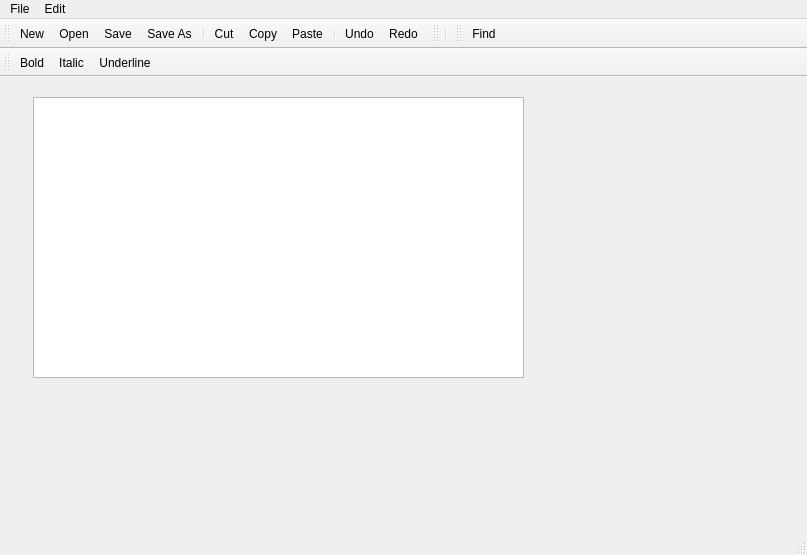
<?xml version="1.0" encoding="UTF-8"?>
<ui version="4.0">
 <class>MainWindow</class>
 <widget class="QMainWindow" name="MainWindow">
  <property name="geometry">
   <rect>
    <x>0</x>
    <y>0</y>
    <width>807</width>
    <height>555</height>
   </rect>
  </property>
  <property name="windowTitle">
   <string>MainWindow</string>
  </property>
  <widget class="QWidget" name="centralWidget">
   <widget class="QTextEdit" name="textEdit">
    <property name="geometry">
     <rect>
      <x>33</x>
      <y>20</y>
      <width>491</width>
      <height>281</height>
     </rect>
    </property>
   </widget>
  </widget>
  <widget class="QMenuBar" name="menuBar">
   <property name="geometry">
    <rect>
     <x>0</x>
     <y>0</y>
     <width>807</width>
     <height>25</height>
    </rect>
   </property>
   <widget class="QMenu" name="menuFile">
    <property name="title">
     <string>File</string>
    </property>
    <addaction name="actionNew"/>
    <addaction name="actionOpen"/>
    <addaction name="actionSave"/>
    <addaction name="actionSave_As"/>
   </widget>
   <widget class="QMenu" name="menuEdit">
    <property name="title">
     <string>Edit</string>
    </property>
    <addaction name="actionCut"/>
    <addaction name="actionCopy"/>
    <addaction name="actionPaste"/>
    <addaction name="separator"/>
    <addaction name="actionUndo"/>
    <addaction name="actionRedo"/>
   </widget>
   <addaction name="menuFile"/>
   <addaction name="menuEdit"/>
  </widget>
  <widget class="QToolBar" name="mainToolBar">
   <attribute name="toolBarArea">
    <enum>TopToolBarArea</enum>
   </attribute>
   <attribute name="toolBarBreak">
    <bool>false</bool>
   </attribute>
   <addaction name="actionNew"/>
   <addaction name="actionOpen"/>
   <addaction name="actionSave"/>
   <addaction name="actionSave_As"/>
   <addaction name="separator"/>
   <addaction name="actionCut"/>
   <addaction name="actionCopy"/>
   <addaction name="actionPaste"/>
   <addaction name="separator"/>
   <addaction name="actionUndo"/>
   <addaction name="actionRedo"/>
  </widget>
  <widget class="QStatusBar" name="statusBar"/>
  <widget class="QToolBar" name="toolBar">
   <property name="windowTitle">
    <string>toolBar</string>
   </property>
   <attribute name="toolBarArea">
    <enum>TopToolBarArea</enum>
   </attribute>
   <attribute name="toolBarBreak">
    <bool>false</bool>
   </attribute>
   <addaction name="separator"/>
  </widget>
  <widget class="QToolBar" name="toolBar_2">
   <property name="windowTitle">
    <string>toolBar_2</string>
   </property>
   <attribute name="toolBarArea">
    <enum>TopToolBarArea</enum>
   </attribute>
   <attribute name="toolBarBreak">
    <bool>false</bool>
   </attribute>
   <addaction name="actionFind"/>
  </widget>
  <widget class="QToolBar" name="toolBar_3">
   <property name="windowTitle">
    <string>toolBar_3</string>
   </property>
   <attribute name="toolBarArea">
    <enum>TopToolBarArea</enum>
   </attribute>
   <attribute name="toolBarBreak">
    <bool>true</bool>
   </attribute>
   <addaction name="actionBold"/>
   <addaction name="actionItalic"/>
   <addaction name="actionUnderline"/>
  </widget>
  <action name="actionNew">
   <property name="icon">
    <iconset resource="icons.qrc">
     <normaloff>:/Icons/Icons/New.ico</normaloff>:/Icons/Icons/New.ico</iconset>
   </property>
   <property name="text">
    <string>New</string>
   </property>
  </action>
  <action name="actionOpen">
   <property name="icon">
    <iconset resource="icons.qrc">
     <normaloff>:/Icons/Icons/Open.ico</normaloff>:/Icons/Icons/Open.ico</iconset>
   </property>
   <property name="text">
    <string>Open</string>
   </property>
  </action>
  <action name="actionSave">
   <property name="icon">
    <iconset resource="icons.qrc">
     <normaloff>:/Icons/Icons/Save.ico</normaloff>:/Icons/Icons/Save.ico</iconset>
   </property>
   <property name="text">
    <string>Save</string>
   </property>
  </action>
  <action name="actionSave_As">
   <property name="icon">
    <iconset resource="icons.qrc">
     <normaloff>:/Icons/Icons/Save as.ico</normaloff>:/Icons/Icons/Save as.ico</iconset>
   </property>
   <property name="text">
    <string>Save As</string>
   </property>
  </action>
  <action name="actionCut">
   <property name="icon">
    <iconset resource="icons.qrc">
     <normaloff>:/Icons/Icons/Cut.ico</normaloff>:/Icons/Icons/Cut.ico</iconset>
   </property>
   <property name="text">
    <string>Cut</string>
   </property>
  </action>
  <action name="actionCopy">
   <property name="icon">
    <iconset resource="icons.qrc">
     <normaloff>:/Icons/Icons/Copy.ico</normaloff>:/Icons/Icons/Copy.ico</iconset>
   </property>
   <property name="text">
    <string>Copy</string>
   </property>
  </action>
  <action name="actionPaste">
   <property name="icon">
    <iconset resource="icons.qrc">
     <normaloff>:/Icons/Icons/Paste.ico</normaloff>:/Icons/Icons/Paste.ico</iconset>
   </property>
   <property name="text">
    <string>Paste</string>
   </property>
  </action>
  <action name="actionUndo">
   <property name="icon">
    <iconset resource="icons.qrc">
     <normaloff>:/Icons/Icons/Undo.ico</normaloff>:/Icons/Icons/Undo.ico</iconset>
   </property>
   <property name="text">
    <string>Undo</string>
   </property>
  </action>
  <action name="actionRedo">
   <property name="icon">
    <iconset resource="icons.qrc">
     <normaloff>:/Icons/Icons/Redo.ico</normaloff>:/Icons/Icons/Redo.ico</iconset>
   </property>
   <property name="text">
    <string>Redo</string>
   </property>
  </action>
  <action name="actionBold">
   <property name="icon">
    <iconset resource="icons.qrc">
     <normaloff>:/Icons/Icons/bold_106451.ico</normaloff>:/Icons/Icons/bold_106451.ico</iconset>
   </property>
   <property name="text">
    <string>Bold</string>
   </property>
   <property name="menuRole">
    <enum>QAction::TextHeuristicRole</enum>
   </property>
  </action>
  <action name="actionItalic">
   <property name="icon">
    <iconset resource="icons.qrc">
     <normaloff>:/Icons/Icons/italic-text_icon-icons.com_71455.ico</normaloff>:/Icons/Icons/italic-text_icon-icons.com_71455.ico</iconset>
   </property>
   <property name="text">
    <string>Italic</string>
   </property>
   <property name="menuRole">
    <enum>QAction::NoRole</enum>
   </property>
  </action>
  <action name="actionUnderline">
   <property name="icon">
    <iconset resource="icons.qrc">
     <normaloff>:/Icons/Icons/underline-text-option_icon-icons.com_70837.ico</normaloff>:/Icons/Icons/underline-text-option_icon-icons.com_70837.ico</iconset>
   </property>
   <property name="text">
    <string>Underline</string>
   </property>
   <property name="menuRole">
    <enum>QAction::NoRole</enum>
   </property>
  </action>
  <action name="actionFind">
   <property name="icon">
    <iconset resource="icons.qrc">
     <normaloff>:/Icons/Icons/preview_search_find_locate_1551.ico</normaloff>:/Icons/Icons/preview_search_find_locate_1551.ico</iconset>
   </property>
   <property name="text">
    <string>Find</string>
   </property>
   <property name="menuRole">
    <enum>QAction::NoRole</enum>
   </property>
  </action>
 </widget>
 <layoutdefault spacing="6" margin="11"/>
 <resources>
  <include location="icons.qrc"/>
 </resources>
 <connections/>
</ui>
